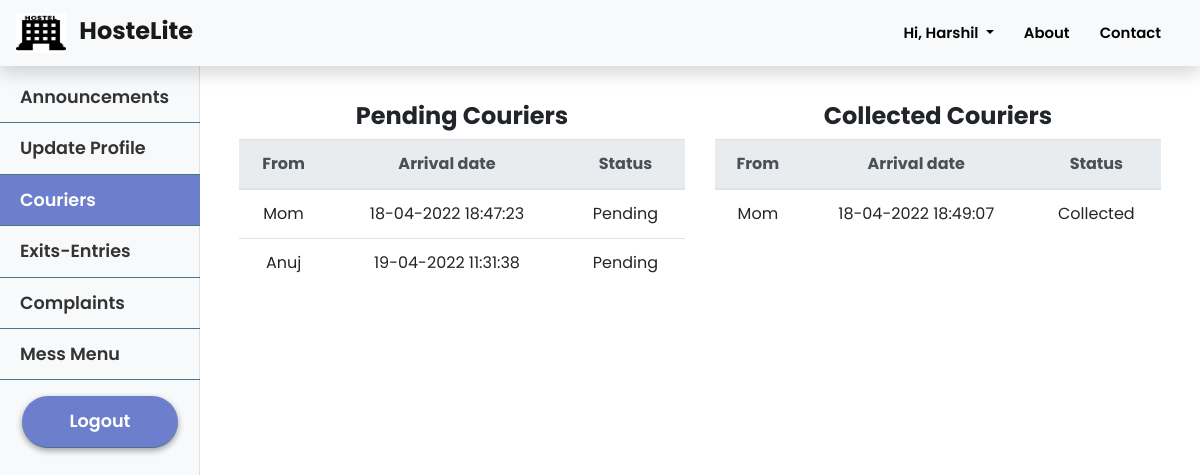
Page /students/couriers (signed in) on the committed database.
### hostelmanagement/models.py (models this page shows, shortened)
class User(db.Model, UserMixin):
    id = db.Column(db.Integer, primary_key=True)
    college_id = db.Column(db.String(9), unique=True, nullable=False)
    firstname = db.Column(db.String(20), nullable=False)
    lastname = db.Column(db.String(20), nullable=False)
    email = db.Column(db.String(120), unique=True, nullable=False)
    password = db.Column(db.String(60), nullable=False)
    phone = db.Column(db.String(10), unique=True, nullable=False)
    address = db.Column(db.Text, nullable=False)
    course = db.Column(db.String(20),nullable=True)
    department = db.Column(db.String(20), nullable=True)
    user_type = db.Column(db.Integer, nullable = False, default=1)
    room_no = db.Column(db.Integer, nullable = True)
    announcements = db.relationship('Announcement', backref='author', lazy=True)
    complaints = db.relationship('Complaint', backref='author', lazy=True)
    mess_menu = db.relationship('MessMenu', backref='author', lazy=True)
    courier = db.relationship('Courier', backref='user', lazy=True)
    exitentry = db.relationship('ExitEntry', backref='user', lazy=True)
    visitor = db.relationship('Visitor', backref='user', lazy=True)

class Courier(db.Model):
    id = db.Column(db.Integer, primary_key = True)
    user_id = db.Column(db.Integer, db.ForeignKey('user.id'), nullable = False)
    from_name = db.Column(db.String(10), nullable = False)
    status = db.Column(db.Integer, nullable = False, default = 0)
    date_arrived = db.Column(db.DateTime, nullable = False, default = datetime.utcnow)

### hostelmanagement/routes.py (the view)
@app.route("/students/couriers")
@login_required
def display_couriers():
    pending_couriers = Courier.query.filter_by(user_id = current_user.id, status=0)
    collected_couriers = Courier.query.filter_by(user_id = current_user.id, status=1)
    return render_template('student/couriers.html', title = 'Couriers', pending_couriers = pending_couriers, collected_couriers = collected_couriers)

### hostelmanagement/models.py (called while the page is built)
@login_manager.user_loader
def load_user(user_id):
    return User.query.get(int(user_id))

### hostelmanagement/templates/student/couriers.html
{% extends 'student/students_layout.html' %}
{% block student_couriers %}active{% endblock student_couriers %}
{% block student_content %}
<div class="container-fluid">
    <div class="row mt-4">
        <div class="col-md-6">
            {% if pending_couriers %}
            <h4 style="text-align: center; font-weight: bold;">Pending Couriers</h4>
            <table class=" table table-hover">
                <thead class='thead-light'>
                    <tr>
                        <th>From</th>
                        <th>Arrival date</th>
                        <th>Status</th>
                    </tr>
                </thead>
                <tbody>
                    {% for courier in pending_couriers %}
                    <tr>
                        <td>{{courier.from_name}}</td>
                        <td>{{courier.date_arrived.strftime('%d-%m-%Y %H:%M:%S') }}</td>
                        <td>Pending</td>
                    </tr>
                {% endfor %}
                </tbody>
            </table>
            {% else %}
                <h3>No Entries Yet</h3>
            {% endif %}
        </div>
        <div class="col-md-6">
            {% if collected_couriers %}
            <h4 style="text-align: center; font-weight: bold;">Collected Couriers</h4>
            <table class=" table table-hover">
                <thead class='thead-light'>
                    <tr>
                        <th>From</th>
                        <th>Arrival date</th>
                        <th>Status</th>
                    </tr>
                </thead>
                <tbody>
                    {% for courier in collected_couriers %}
                    <tr>
                        <td>{{courier.from_name}}</td>
                        <td>{{courier.date_arrived.strftime('%d-%m-%Y %H:%M:%S') }}</td>
                        <td>Collected</td>
                    </tr>
                {% endfor %}
                </tbody>
            </table>
            {% else %}
                <h3>No Entries Yet</h3>
            {% endif %}
        </div>
    </div>
</div>
<br>
{% endblock %}

### hostelmanagement/templates/layout.html (shortened to what this page needs)
<!DOCTYPE html>
<html>
<head>
    <link rel="stylesheet" href="https://cdn.jsdelivr.net/npm/bootstrap@4.5.3/dist/css/bootstrap.min.css">
    <link rel='stylesheet' href="{{ url_for('static', filename='style.css') }}">
    <link rel="stylesheet" href="https://use.fontawesome.com/releases/v5.8.1/css/all.css"
 />
</head>
<body>
    <section id="landingPage">
        <nav class="navbar sticky-top shadow navbar-expand-lg navbar-light bg-light">
            <a class="navbar-brand col-md-3 col-lg-2 mr-0 pl-0 pr-0" href="{{url_for('index')}}">
                <img width="50" height="40" class="d-inline-block align-top" alt="" loading="lazy">
                <strong class="pl-2 mt-2" style="font-size:1.2em;">HosteLite</strong>
            </a>
            <ul class='navbar-nav ml-auto mr-2'>
                {% if not current_user.is_authenticated %}
                    <li class="nav-item">
                        <a class="nav-link" href="{{ url_for('about') }}">About</a>
                    </li>
                    <li class="nav-item">
                        <a class="nav-link" href="{{ url_for('contact') }}">Contact</a>
                    </li>
                    <li class="nav-item">
                        <a class="nav-link" href="{{ url_for('login') }}">Log In</a>
                    </li>
                    <li class="nav-item">
                        <a class="nav-link toButton pl-15 pr-15" style="color: white; font-weight: 600" href="{{ url_for('application') }}">Apply Now</a>
                    </li>
                {% else %}
                    <li class="nav-item dropdown">
                        <a class="nav-link dropdown-toggle" href="#" id="navbarDropdown" role="button" data-toggle="dropdown" aria-haspopup="true" aria-expanded="false">
                            Hi, {{ current_user.firstname }}
                        </a>
                    </li>
                    <li class="nav-item">
                        <a class="nav-link" href="{{ url_for('about') }}">About</a>
                    </li>
                    <li class="nav-item">
                        <a class="nav-link" href="{{ url_for('contact') }}">Contact</a>
                    </li>
                {% endif %}
            </ul>
        </nav>
    </section>
    {% block content %}
    {% endblock %}
</body>
</html>

### hostelmanagement/static/style.css (style rules this page uses)
* { margin: 0; padding: 0; font-family: "Poppins", sans-serif; font-size: 16px; box-sizing: border-box; }
body { padding-top: 70px; overflow-x:hidden; scroll-behavior: smooth; }
#landingPage nav { position: fixed; width: 100%; opacity: 1; background-color: rgba(255, 255, 255); }
#landingPage nav ul a { font-size: 0.93em; font-weight: 600; text-decoration: none; padding: 10px 15px; text-align: center; color: #000; }
td,th { text-align: center; }

### rows in the picture
User: firstname "Harshil"
Courier: from_name "Mom", date_arrived "18-04-2022 18:47:23"
Courier: from_name "Anuj", date_arrived "19-04-2022 11:31:38"
Courier: from_name "Mom", date_arrived "18-04-2022 18:49:07"
